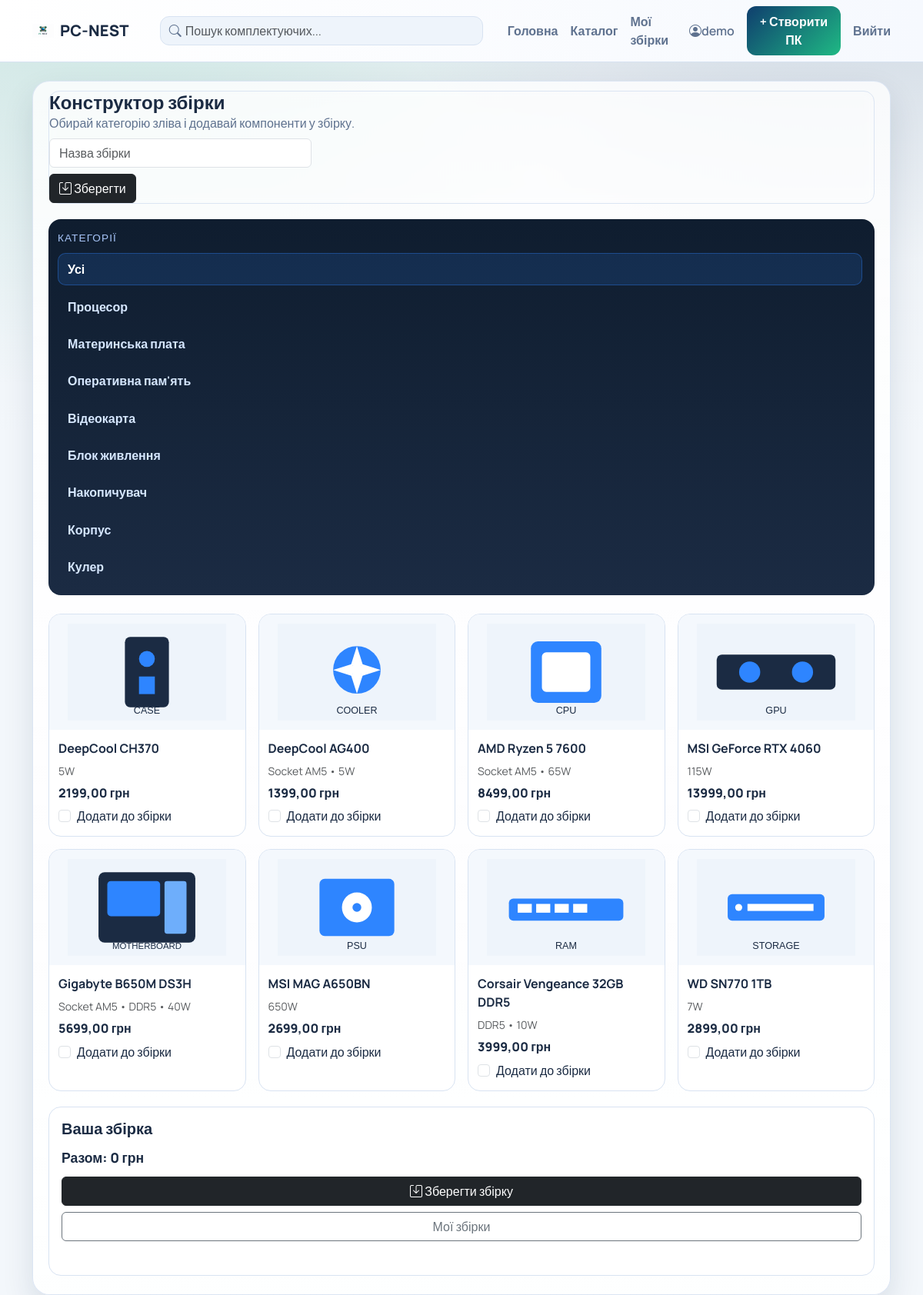
Page /builds/ (signed in) on the committed database.
### apps/accounts/models.py (models this page shows, shortened)
class User(AbstractUser):
    class Role(models.TextChoices):
        USER = 'user', 'Користувач'
        ADMIN = 'admin', 'Адміністратор'
    role = models.CharField(
        max_length=10,
        choices=Role.choices,
        default=Role.USER,
    )
    def is_site_admin(self):
        return self.role == self.Role.ADMIN

### apps/catalog/models.py (models this page shows, shortened)
class Component(models.Model):
    class Type(models.TextChoices):
        CPU         = 'cpu',         'Процесор'
        MOTHERBOARD = 'motherboard', 'Материнська плата'
        RAM         = 'ram',         "Оперативна пам'ять"
        GPU         = 'gpu',         'Відеокарта'
        PSU         = 'psu',         'Блок живлення'
        STORAGE     = 'storage',     'Накопичувач'
        CASE        = 'case',        'Корпус'
        COOLER      = 'cooler',      'Кулер'
    class RamType(models.TextChoices):
        DDR4 = 'ddr4', 'DDR4'
        DDR5 = 'ddr5', 'DDR5'
    name    = models.CharField(max_length=255)
    type    = models.CharField(max_length=20, choices=Type.choices)
    brand   = models.CharField(max_length=100)
    price   = models.DecimalField(max_digits=10, decimal_places=2)
    image   = models.ImageField(upload_to='components/', blank=True, null=True)
    socket   = models.CharField(max_length=50, blank=True)   # для CPU і Motherboard
    ram_type = models.CharField(max_length=10, choices=RamType.choices, blank=True)  # для RAM і Motherboard
    wattage  = models.PositiveIntegerField(default=0)         # TDP для компонентів, потужність для PSU
    description = models.TextField(blank=True)
    created_at  = models.DateTimeField(auto_now_add=True)
    class Meta:
        ordering = ['type', 'brand', 'name']

### apps/builds/views.py (the view, shortened to what this page needs)
# urls.py: path('',                                          views.build_create,          name='create'),
@login_required
def build_create(request):
    components = Component.objects.all().order_by('type', 'name')
    return render(request, 'builds/create.html', {
        'components': components,
        'component_types': Component.Type.choices,
    })

### templates/builds/create.html (shortened to what this page needs)
{% extends 'base.html' %}
{% load static %}
{% block extra_css %}
<link href="{% static 'css/builds.css' %}" rel="stylesheet">
{% endblock %}
{% block content %}
<form method="post">
  <div class="builder-shell">
    <div class="builder-header">
      <div class="builder-header-main">
        <h4 class="title">Конструктор збірки</h4>
        <p class="subtitle">Обирай категорію зліва і додавай компоненти у збірку.</p>
      </div>
      <div class="builder-header-actions">
        <div class="controls">
          <input type="text" name="name" class="form-control" required placeholder="Назва збірки">
          <button type="submit" class="btn btn-dark">
            <i class="bi bi-save"></i> Зберегти
          </button>
        </div>
      </div>
    </div>
    <div class="builder-layout">
      <aside class="builder-sidebar">
        <h6>Категорії</h6>
        <div class="builder-nav">
          <button type="button" data-filter="all" class="active">Усі</button>
          {% for value, label in component_types %}
          <button type="button" data-filter="{{ value }}">{{ label }}</button>
          {% endfor %}
        </div>
      </aside>
      <section class="builder-center">
        <div class="builder-grid">
          {% for component in components %}
          <div class="builder-card" data-component-type="{{ component.type }}">
            {% if component.image %}
            <img src="{{ component.image.url }}" alt="{{ component.brand }} {{ component.name }}">
            {% else %}
            <img src="{% static 'img/components/' %}{{ component.type }}.svg" alt="{{ component.get_type_display }}">
            {% endif %}
            <div class="content">
              <div class="fw-bold">{{ component.brand }} {{ component.name }}</div>
              <div class="text-muted small">
                {% if component.socket %}Socket {{ component.socket }}{% endif %}
                {% if component.ram_type %}{% if component.socket %} • {% endif %}{{ component.ram_type|upper }}{% endif %}
                {% if component.wattage %}{% if component.socket or component.ram_type %} • {% endif %}{{ component.wattage }}W{% endif %}
              </div>
              <div class="price">{{ component.price }} грн</div>
              <div class="pick">
                <div class="form-check">
                  <input class="form-check-input"
                         type="checkbox"
                         name="components"
                         value="{{ component.pk }}"
                         id="comp_{{ component.pk }}"
                         data-name="{{ component.brand }} {{ component.name }}"
                         data-price="{{ component.price }}"
                         {% if request.GET.add == component.pk|stringformat:"s" %}checked{% endif %}>
                  <label class="form-check-label" for="comp_{{ component.pk }}">
                    Додати до збірки
                  </label>
                </div>
              </div>
            </div>
          </div>
          {% endfor %}
        </div>
      </section>
      <aside class="builder-summary">
        <h5>Ваша збірка</h5>
        <div class="builder-total">Разом: <span id="selectedTotal">0 грн</span></div>
        <div class="builder-controls">
          <button type="submit" class="btn btn-dark w-100">
            <i class="bi bi-save"></i> Зберегти збірку
          </button>
          <a href="{% url 'accounts:profile' %}" class="btn btn-outline-secondary w-100">Мої збірки</a>
        </div>
      </aside>
    </div>
  </div>
</form>
{% endblock %}

### templates/base.html (shortened to what this page needs)
{% load static %}
<!DOCTYPE html>
<html lang="uk">
<head>
  <link href="https://cdn.jsdelivr.net/npm/bootstrap@5.3.3/dist/css/bootstrap.min.css" rel="stylesheet">
  <link href="https://cdn.jsdelivr.net/npm/bootstrap-icons@1.11.3/font/bootstrap-icons.css" rel="stylesheet">
  <link href="{% static 'css/base.css' %}" rel="stylesheet">
  {% block extra_css %}{% endblock %}
</head>
<body>
<nav class="navbar navbar-expand-lg navbar-light app-nav mb-4">
  <div class="container">
    <a class="navbar-brand" href="{% url 'catalog:list' %}">
      <img src="{% static 'img/LOGO.webp' %}" alt="PC-NEST logo" class="logo-img">
      <span>PC-NEST</span>
    </a>
    <form method="get" action="{% url 'catalog:list' %}" class="d-none d-lg-block app-search mx-4">
      <div class="app-search-wrap">
        <i class="bi bi-search"></i>
        <input type="text" name="q" class="form-control" placeholder="Пошук комплектуючих..." value="{{ request.GET.q }}">
      </div>
    </form>
    <div class="collapse navbar-collapse" id="nav">
      <ul class="navbar-nav me-auto">
        <li class="nav-item">
          <a class="nav-link" href="/">Головна</a>
        </li>
        <li class="nav-item">
          <a class="nav-link" href="{% url 'catalog:list' %}">Каталог</a>
        </li>
        {% if user.is_authenticated %}
        <li class="nav-item">
          <a class="nav-link" href="{% url 'accounts:profile' %}">Мої збірки</a>
        </li>
        {% endif %}
      </ul>
      <ul class="navbar-nav">
        {% if user.is_authenticated %}
        <li class="nav-item">
          <a class="nav-link" href="{% url 'accounts:profile' %}">
            <i class="bi bi-person-circle"></i> {{ user.username }}
          </a>
        </li>
        <li class="nav-item ms-lg-2">
          <a href="{% url 'builds:create' %}" class="btn btn-create">
            + Створити ПК
          </a>
        </li>
        <li class="nav-item">
          <form method="post" action="{% url 'accounts:logout' %}" class="d-inline">
            <button type="submit" class="nav-link btn btn-link p-0 ms-3">Вийти</button>
          </form>
        </li>
        {% endif %}
      </ul>
    </div>
  </div>
</nav>
<div class="container">
  {% block content %}{% endblock %}
</div>
</body>
</html>

### static/css/base.css (style rules this page uses)
:root { --bg: #f3f7fb; --surface: #ffffff; --surface-soft: #eef4fb; --text: #1b2b43; --muted: #5f728f; --accent: #1fb984; --accent-2: #0f3e6e; --border: #d8e3f2; --shadow: 0 10px 28px rgba(17, 38, 76, 0.08); }
body { background: radial-gradient(circle at 12% -10%, rgba(31, 185, 132, 0.18), transparent 32%), radial-gradient(circle at 90% -20%, rgba(15, 62, 110, 0.22), transparent 30%), linear-gradient(180deg, rgba(10, 27, 46, 0.04), transparent 35%), var(--bg); color: var(--text); font-family: "Manrope", sans-serif; }
.app-nav { background: linear-gradient(90deg, #ffffff, #f6f9fe); border-bottom: 1px solid var(--border); position: sticky; top: 0; z-index: 40; }
.navbar-brand { font-weight: 800; letter-spacing: 0.2px; color: var(--text) !important; display: inline-flex; align-items: center; gap: 0.5rem; }
.nav-link { color: var(--muted) !important; font-weight: 600; display: inline-flex; align-items: center; min-height: 38px; }
.btn-create { background: linear-gradient(135deg, var(--accent-2), var(--accent)); color: #fff; border: 0; border-radius: 12px; font-weight: 700; padding: 0.5rem 1rem; }
.app-search { min-width: 300px; max-width: 420px; width: 100%; }
.app-search .form-control { border-radius: 12px; border: 1px solid var(--border); background: var(--surface-soft); padding-left: 2rem; }
.app-search-wrap { position: relative; }
.app-search-wrap i { position: absolute; left: 0.75rem; top: 50%; transform: translateY(-50%); color: var(--muted); }
.navbar-nav { align-items: center; }
.logo-img { width: 28px; height: 28px; object-fit: contain; }

### rows in the picture
User: username "demo"
Component: type (picture), brand "DeepCool", name "CH370", wattage "5", price "2199,00"
Component: type (picture), brand "DeepCool", name "AG400", socket "AM5", wattage "5", price "1399,00"
Component: shows a picture, brand "AMD", name "Ryzen 5 7600", socket "AM5", wattage "65", price "8499,00"
Component: shows a picture, brand "MSI", name "GeForce RTX 4060", wattage "115", price "13999,00"
Component: type (picture), brand "Gigabyte", name "B650M DS3H", socket "AM5", ram_type "DDR5", wattage "40", price "5699,00"
Component: shows a picture, brand "MSI", name "MAG A650BN", wattage "650", price "2699,00"
Component: shows a picture, brand "Corsair", name "Vengeance 32GB DDR5", ram_type "DDR5", wattage "10", price "3999,00"
Component: type (picture), brand "WD", name "SN770 1TB", wattage "7", price "2899,00"

### other values in the picture
{{ label }} "Процесор" "Материнська плата" "Оперативна пам'ять" "Відеокарта" "Блок живлення" "Накопичувач" "Корпус" "Кулер"
